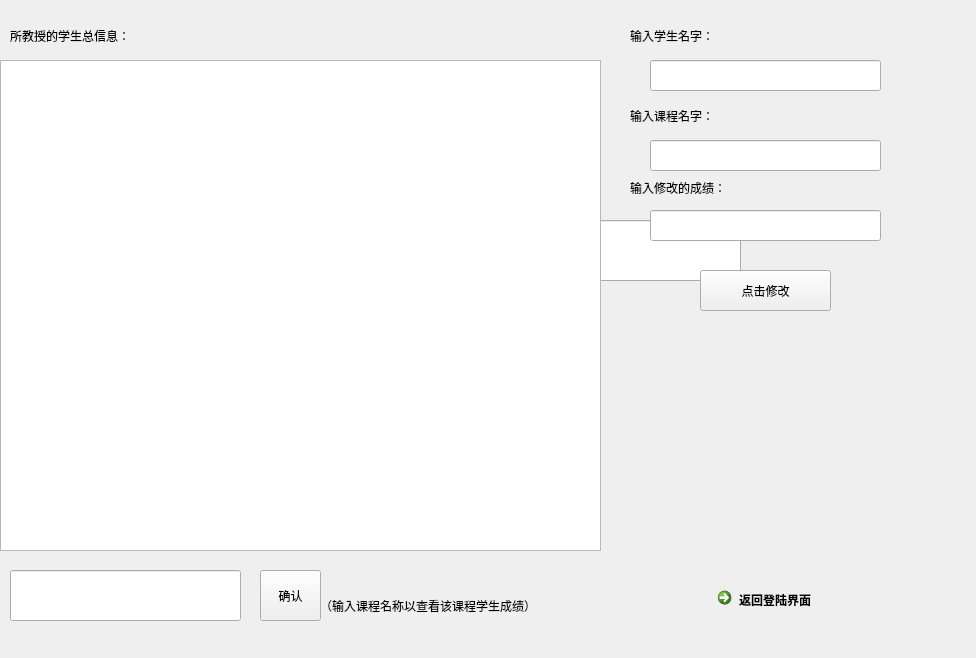
<?xml version="1.0" encoding="UTF-8"?>
<ui version="4.0">
 <class>staDialog</class>
 <widget class="QDialog" name="staDialog">
  <property name="geometry">
   <rect>
    <x>0</x>
    <y>0</y>
    <width>976</width>
    <height>658</height>
   </rect>
  </property>
  <property name="windowTitle">
   <string>Dialog</string>
  </property>
  <widget class="QLineEdit" name="lineEdit">
   <property name="geometry">
    <rect>
     <x>190</x>
     <y>220</y>
     <width>551</width>
     <height>61</height>
    </rect>
   </property>
  </widget>
  <widget class="QLabel" name="label">
   <property name="geometry">
    <rect>
     <x>100</x>
     <y>160</y>
     <width>181</width>
     <height>31</height>
    </rect>
   </property>
   <property name="styleSheet">
    <string notr="true">font: 12pt &quot;隶书&quot;;</string>
   </property>
   <property name="text">
    <string>请输入老师ID：</string>
   </property>
  </widget>
  <widget class="QPushButton" name="pushButton">
   <property name="geometry">
    <rect>
     <x>390</x>
     <y>370</y>
     <width>131</width>
     <height>51</height>
    </rect>
   </property>
   <property name="text">
    <string>确认</string>
   </property>
  </widget>
  <widget class="QTextEdit" name="textEdit">
   <property name="geometry">
    <rect>
     <x>0</x>
     <y>60</y>
     <width>601</width>
     <height>491</height>
    </rect>
   </property>
   <property name="html">
    <string>&lt;!DOCTYPE HTML PUBLIC &quot;-//W3C//DTD HTML 4.0//EN&quot; &quot;http://www.w3.org/TR/REC-html40/strict.dtd&quot;&gt;
&lt;html&gt;&lt;head&gt;&lt;meta name=&quot;qrichtext&quot; content=&quot;1&quot; /&gt;&lt;style type=&quot;text/css&quot;&gt;
p, li { white-space: pre-wrap; }
&lt;/style&gt;&lt;/head&gt;&lt;body style=&quot; font-family:'SimSun'; font-size:9pt; font-weight:400; font-style:normal;&quot;&gt;
&lt;p style=&quot;-qt-paragraph-type:empty; margin-top:0px; margin-bottom:0px; margin-left:0px; margin-right:0px; -qt-block-indent:0; text-indent:0px;&quot;&gt;&lt;br /&gt;&lt;/p&gt;&lt;/body&gt;&lt;/html&gt;</string>
   </property>
  </widget>
  <widget class="QLabel" name="label_2">
   <property name="geometry">
    <rect>
     <x>10</x>
     <y>20</y>
     <width>161</width>
     <height>31</height>
    </rect>
   </property>
   <property name="text">
    <string>所教授的学生总信息：</string>
   </property>
  </widget>
  <widget class="QLineEdit" name="lineEdit_2">
   <property name="geometry">
    <rect>
     <x>10</x>
     <y>570</y>
     <width>231</width>
     <height>51</height>
    </rect>
   </property>
  </widget>
  <widget class="QPushButton" name="pushButton_2">
   <property name="geometry">
    <rect>
     <x>260</x>
     <y>570</y>
     <width>61</width>
     <height>51</height>
    </rect>
   </property>
   <property name="text">
    <string>确认</string>
   </property>
  </widget>
  <widget class="QLabel" name="label_3">
   <property name="geometry">
    <rect>
     <x>320</x>
     <y>590</y>
     <width>271</width>
     <height>31</height>
    </rect>
   </property>
   <property name="text">
    <string>（输入课程名称以查看该课程学生成绩）</string>
   </property>
  </widget>
  <widget class="QPushButton" name="pushButton_3">
   <property name="geometry">
    <rect>
     <x>700</x>
     <y>270</y>
     <width>131</width>
     <height>41</height>
    </rect>
   </property>
   <property name="text">
    <string>点击修改</string>
   </property>
  </widget>
  <widget class="QLineEdit" name="lineEdit_3">
   <property name="geometry">
    <rect>
     <x>650</x>
     <y>60</y>
     <width>231</width>
     <height>31</height>
    </rect>
   </property>
  </widget>
  <widget class="QLineEdit" name="lineEdit_4">
   <property name="geometry">
    <rect>
     <x>650</x>
     <y>140</y>
     <width>231</width>
     <height>31</height>
    </rect>
   </property>
  </widget>
  <widget class="QLabel" name="label_4">
   <property name="geometry">
    <rect>
     <x>630</x>
     <y>20</y>
     <width>141</width>
     <height>31</height>
    </rect>
   </property>
   <property name="text">
    <string>输入学生名字：</string>
   </property>
  </widget>
  <widget class="QLabel" name="label_5">
   <property name="geometry">
    <rect>
     <x>630</x>
     <y>100</y>
     <width>121</width>
     <height>31</height>
    </rect>
   </property>
   <property name="text">
    <string>输入课程名字：</string>
   </property>
  </widget>
  <widget class="QLineEdit" name="lineEdit_5">
   <property name="geometry">
    <rect>
     <x>650</x>
     <y>210</y>
     <width>231</width>
     <height>31</height>
    </rect>
   </property>
  </widget>
  <widget class="QLabel" name="label_6">
   <property name="geometry">
    <rect>
     <x>630</x>
     <y>180</y>
     <width>121</width>
     <height>16</height>
    </rect>
   </property>
   <property name="text">
    <string>输入修改的成绩：</string>
   </property>
  </widget>
  <widget class="QCommandLinkButton" name="commandLinkButton">
   <property name="geometry">
    <rect>
     <x>710</x>
     <y>580</y>
     <width>187</width>
     <height>41</height>
    </rect>
   </property>
   <property name="text">
    <string>返回登陆界面</string>
   </property>
  </widget>
 </widget>
 <resources/>
 <connections/>
</ui>
